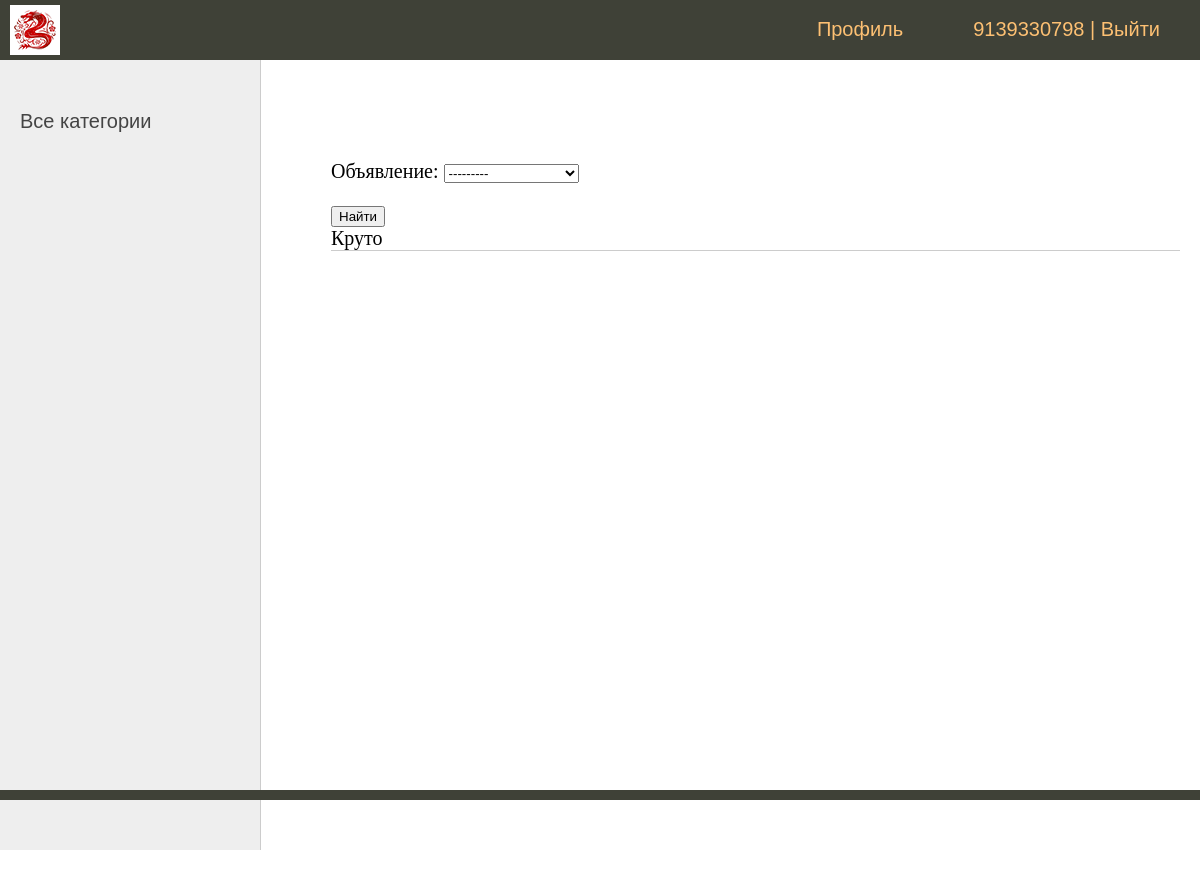
The page /accounts/profile/ (signed in) on the database as committed earlier.
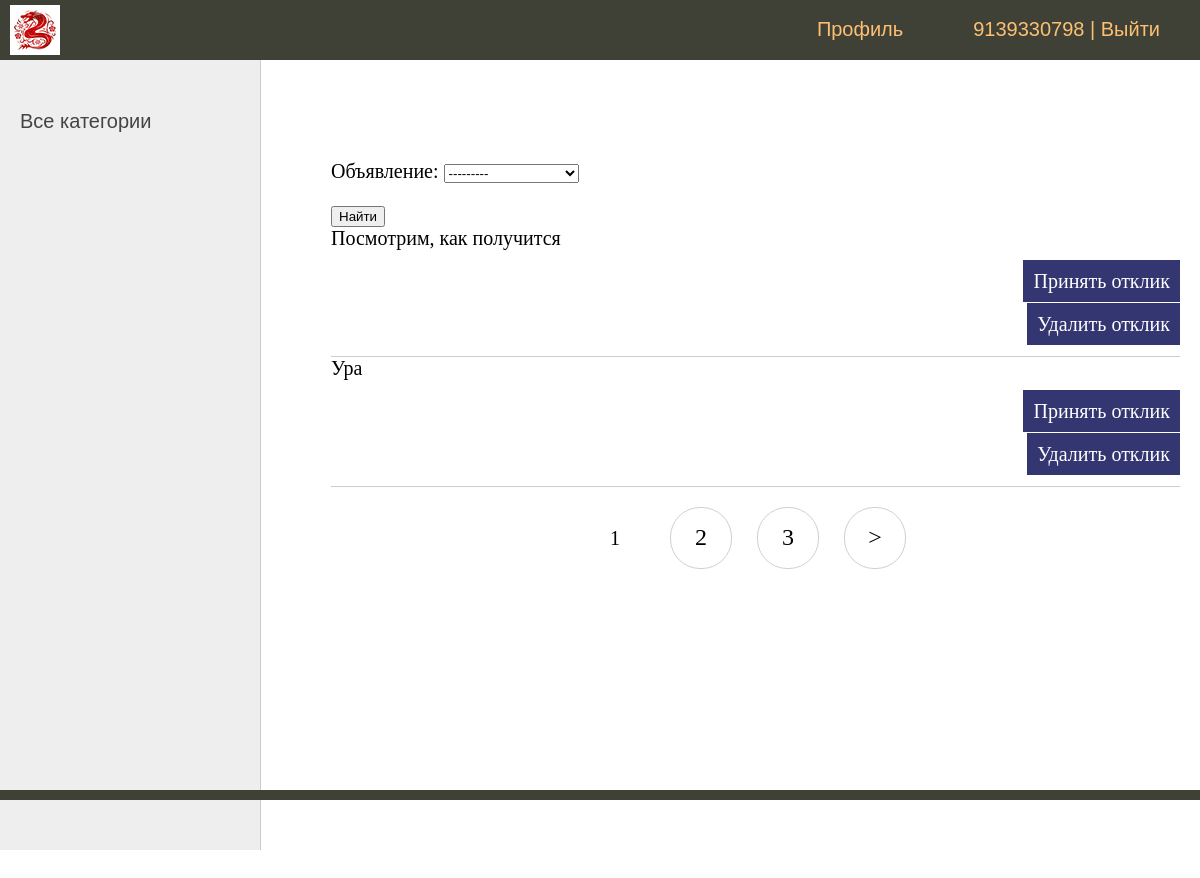
The same page on the database as committed later.
### board/models.py (models this page shows)
class Comment(models.Model):
    time_in = models.DateTimeField(auto_now_add=True, verbose_name='Время создания')
    reply = models.CharField(max_length=255, verbose_name='Отклик')
    bulletin = models.ForeignKey(Bulletin, on_delete=models.CASCADE, verbose_name='Объявление')
    user = models.ForeignKey(User, on_delete=models.CASCADE, verbose_name='Автор')
    is_accept = models.BooleanField(default=False, verbose_name='Принят')
    class Meta:
        verbose_name = 'Отклик'
        verbose_name_plural = 'Отклики'
        ordering = ['-id']

### board/views.py (the view)
# urls.py: path('accounts/profile/', ProfileList.as_view(), name='profile'),
class ProfileList(DataMixin, ListView):
    model = Comment
    template_name = 'board/profile.html'
    context_object_name = 'comments'
    def get_queryset(self):
        queryset = Comment.objects.filter(bulletin__user=self.request.user.id)
        self.filterset = CommentFilter(self.request.GET, queryset)
        return self.filterset.qs
    def get_context_data(self, **kwargs):
        context = super().get_context_data(**kwargs)
        context['filterset'] = self.filterset
        return context

### board/models.py (called while the page is built)
    def __str__(self):
        return self.title.title()

### board/templates/board/profile.html (shortened to what this page needs)
{% extends 'board/base.html' %}
{% block content %}
<ul class="list-articles">
	<form action="" method="get">
        {{ filterset.form.as_p }}
        <input type="submit" value="Найти" />
   </form>
	{% for c in comments %}
	    <li>
			{{c.reply}}
			{% if not c.is_accept %}
			    <p class="link-read-post"><a href="reply/confirm/{{ c.id }}">Принять отклик</a></p>
                <p class="link-read-post"><a href="reply/delete/{{ c.id }}">Удалить отклик</a></p>
			{% endif %}
		</li>
	{% endfor %}
</ul>
{% endblock %}

### board/templates/board/base.html (shortened to what this page needs)
{% load static %}
{% load board_tags %}
<!DOCTYPE html>
<html>
<head>
	<link type="text/css" href="{% static 'board/css/styles.css' %}" rel="stylesheet" />
</head>
<body>
<table class="table-page" border=0 cellpadding="0" cellspacing="0">
<tr><td valign=top>
{% block mainmenu %}
		<div class="header">
			<ul id="mainmenu" class="mainmenu">
			    <li class="logo"><a href="{% url 'home' %}"><div class="logo"></div></a></li>
				{% if request.user.is_authenticated %}
				    <li class="last"> {{user.username}} | <a href="/accounts/logout/">Выйти</a></li>
				    <li class="last"><a href="/accounts/profile/">Профиль</a></li>
				{% else %}
				    <li class="last"><a href="/accounts/signup/">Регистрация</a> | <a href="/accounts/login/">Войти</a></li>
				{% endif %}
			</ul>
		</div>
{% endblock mainmenu %}
<table class="table-content" border=0 cellpadding="0" cellspacing="0">
<tr>
<td valign="top" class="left-chapters">
	<ul id="leftchapters">
{% if cat_selected == 0 %}
		    <li class="selected">Все категории</li>
{% else %}
		    <li><a href="{% url 'home' %}">Все категории</a></li>
{% endif %}
    </ul>
</td>
<td valign="top" class="content">
<div class="content-text">
{% block content %}
{% endblock %}
{% if page_obj.has_other_pages %}
    <nav class="list-pages">
        <ul>
        {% for p in paginator.page_range %}
		    {% if page_obj.number == p %}
                <li class="page-num page-num-selected">{{ p }}</li>
		    {% elif p >= page_obj.number|add:-2 and p <= page_obj.number|add:2  %}
                <li class="page-num">
                    <a href="?page={{ p }}">{{ p }}</a>
                </li>
		    {% endif %}
        {% endfor %}
        {% if page_obj.has_next %}
            <li class="page-num">
	            <a href="?page={{ page_obj.next_page_number }}">&gt;</a>
            </li>
        {% endif %}
        </ul>
    </nav>
{% endif %}
</div>
</td></tr></table>
</td></tr>
<tr><td valign=top>
	<div id="footer">
	</div>
</td></tr></table>
</body>
</html>

Rows that differ between the two databases and show on the page:
no longer on this page (row unchanged): Comment: reply "Круто"
added Comment: reply "Посмотрим, как получится"
added Comment: reply "Ура"
Other text that changed with them:
new list line: "1"
new list line: "2"
new list line: "3"
